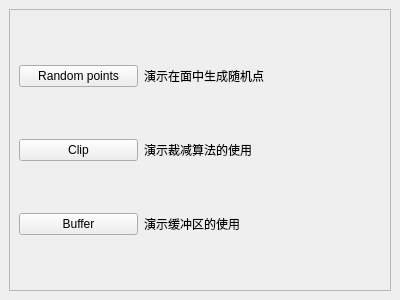
<?xml version="1.0" encoding="UTF-8"?>
<ui version="4.0">
 <class>ProcessingDockWidget</class>
 <widget class="QDockWidget" name="ProcessingDockWidget">
  <property name="geometry">
   <rect>
    <x>0</x>
    <y>0</y>
    <width>400</width>
    <height>300</height>
   </rect>
  </property>
  <property name="windowTitle">
   <string>演示算法使用</string>
  </property>
  <widget class="QWidget" name="dockWidgetContents">
   <layout class="QGridLayout" name="gridLayout">
    <item row="0" column="0">
     <widget class="QScrollArea" name="scrollArea">
      <property name="widgetResizable">
       <bool>true</bool>
      </property>
      <widget class="QWidget" name="scrollAreaWidgetContents">
       <property name="geometry">
        <rect>
         <x>0</x>
         <y>0</y>
         <width>380</width>
         <height>261</height>
        </rect>
       </property>
       <layout class="QGridLayout" name="gridLayout_2" columnstretch="1,2">
        <item row="1" column="1">
         <widget class="QLabel" name="label">
          <property name="text">
           <string>演示裁减算法的使用</string>
          </property>
         </widget>
        </item>
        <item row="0" column="0">
         <widget class="QPushButton" name="pushButton_processingRandomPoints">
          <property name="text">
           <string>Random points</string>
          </property>
         </widget>
        </item>
        <item row="1" column="0">
         <widget class="QPushButton" name="pushButton_processingClip">
          <property name="text">
           <string>Clip</string>
          </property>
         </widget>
        </item>
        <item row="0" column="1">
         <widget class="QLabel" name="label_2">
          <property name="text">
           <string>演示在面中生成随机点</string>
          </property>
         </widget>
        </item>
        <item row="2" column="0">
         <widget class="QPushButton" name="pushButton_processingBuffer">
          <property name="text">
           <string>Buffer</string>
          </property>
         </widget>
        </item>
        <item row="2" column="1">
         <widget class="QLabel" name="label_3">
          <property name="text">
           <string>演示缓冲区的使用</string>
          </property>
         </widget>
        </item>
       </layout>
      </widget>
     </widget>
    </item>
   </layout>
  </widget>
 </widget>
 <resources/>
 <connections/>
</ui>
